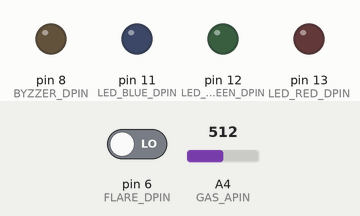
Bench run of a sketch on a simulated Arduino Uno, built with avr-gcc and run on an emulated ATmega328P. On the bench: output pins drawn as LEDs (lit = HIGH). The inputs (shaded band) are chosen by the test bench; at power-on: A4 (GAS_APIN) = 512, pin 6 (FLARE_DPIN) LOW. The modem accepts every AT command (registered, SIM ready, sends succeed) and sends nothing else; what the sketch prints to the serial monitor is not drawn.

Above: at 1.3 s.
1.4 s: A4 (GAS_APIN) set to 988
2.9 s: A4 (GAS_APIN) set to 1016
At 3.08 s:
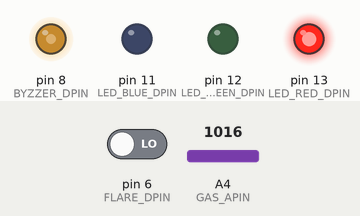
At 3.5 s:
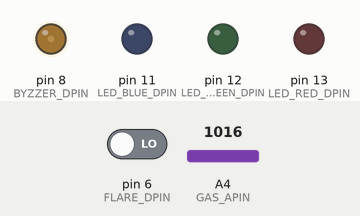
Timing chart, 0 to 32.2 s (numbered marks = the images above; inputs shaded):
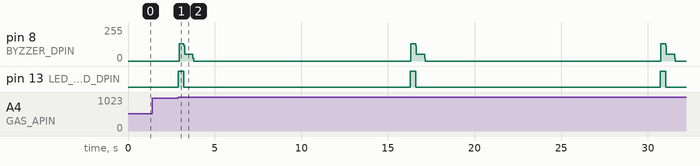

Measured:
- the behaviour switches between 999 and 1000 on A4 (GAS_APIN) (found by bisection; images 0 and 1)
- after the input at 1.4 s, every drawn part: stays the same
- after the input at 2.9 s, pin 8 (BYZZER_DPIN): 0/255 → 128/255 after 0.05 s, then repeats every 13.4 s: 115/255 0.04 s, 51/255 0.48 s, 19/255 0.04 s, 0/255 12.5 s, 128/255 0.28 s; pin 13 (LED_RED_DPIN): alternates HIGH for 0.32 s and LOW for 13.6 s, starting at once

The sketch:

arduino_kitchen.ino
```cpp
#include <Timer.h>
#include <SoftwareSerial.h>
#include <math.h>

// MARK: - Define
#define GAS_LIMIT 1000
#define SOUND_LIMIT_NIGHT 10
#define SOUND_LIMIT_MORNING 43
#define CDS_LIMIT_LIGHT 450
#define CHECK_GAS_M(X) X >= GAS_LIMIT ? true : false

// MARK: - Digital Pin
enum DigitalPin {
  FLARE_DPIN = 6,
  BYZZER_DPIN = 8,
  BUTTON_DPIN = 7,
  LED_RED_DPIN = 13,
  LED_GREEN_DPIN = 12,
  LED_BLUE_DPIN = 11,
};

// MARK: - Analog Pin
enum AnalogPin {
  TEMPERATURE_APIN = 5,
  GAS_APIN = 4,
  SOUND_APIN = 3,
  CDS_APIN = 2,
};

// MARK: - Standard Lux Value
enum StandardCDS {
  BAD_ROOM_CDS = 15,
  KITCHEN_CDS = 150,
  LIVING_ROOM_CDS = 60
};

typedef struct flag {
  bool flare_Flag = false;
  bool byzzer_Flag = false;
  bool hotTemp_Flag = false;
  bool gas_Flag = false;
  bool backup_Flag = false;
} CFlag;

// MARK: - Global Variable
CFlag currentState;
Timer sensorTimer;

// MARK: - ESP8266 Variable
SoftwareSerial esp8266_Serial = SoftwareSerial(2, 3);

void setup ()
{
  Serial.begin(9600);

  /* setting Esp8266 WIFI Serial Module */
  esp8266_Serial.begin(9600);
  settingESP8266(true);

  /* setting controls the digital IO foot buzzer */
  pinMode (BYZZER_DPIN, OUTPUT);

  /* setting controls the digital IO flare */
  pinMode(FLARE_DPIN, INPUT);

  /* setting controls the digital IO LED */
  pinMode(LED_RED_DPIN, OUTPUT);
  pinMode(LED_GREEN_DPIN, OUTPUT);
  pinMode(LED_BLUE_DPIN, OUTPUT);

  /* setting read the digital button */
  pinMode(BUTTON_DPIN, INPUT);

  /* setting Collect Sensor Date Timmer 300000 */
  sensorTimer.every(60000, collectSensorDate);
}

void loop ()
{
  // MARK: - Sensing fire flare Mehod
  senseFlare();

  // MARK: - Sensing gas Method
  senseGas();

  /*/ MARK: - Read Backup Button
  if (digitalRead(BUTTON_DPIN) == LOW) {
    currentState.backup_Flag = true;
    Serial.println("- Enable send to back-up server.");
  }*/

  // MARK: - Update Sensor Timer.
  sensorTimer.update();
}

// MARK: - Function
void collectSensorDate() {

  /* setting Analog Sound Timmer */
  int noise = senseAreaSound();

  /* setting Analog Temperature Timmer */
  int temputure = readingTemperatuer();

  /* setting Analog CDS Timmer */
  int brightness = collectCDS();

  /* Sending Data to Server Timmer */
  if (currentState.backup_Flag) {
    sendSensorData(temputure, brightness, noise);
  }
}

void senseFlare() {

  // MARK: Sensing Fire
  currentState.flare_Flag = digitalRead(FLARE_DPIN);

  if (currentState.flare_Flag) {
    Serial.println("Sensing Dangerous Fire Flare...");
    delay(10000);
    sendEmergentcyWarning(1);

    while ( (currentState.flare_Flag = digitalRead(FLARE_DPIN)) ) {
      // Speak Byzzer
      for (int i = 0; i < 80; i++) {
        digitalWrite (BYZZER_DPIN, HIGH); delay (1);  // Delay 1ms
        digitalWrite (BYZZER_DPIN, LOW);  delay (1);  // Delay 1ms
        digitalWrite (LED_RED_DPIN, HIGH); delay (1); // Delay 1ms
      }
      for (int i = 0; i < 100; i++) {
        digitalWrite (BYZZER_DPIN, HIGH); delay (2) ;// Delay 2ms
        digitalWrite (BYZZER_DPIN, LOW);  delay (2) ;// Delay 2ms
        digitalWrite (LED_RED_DPIN, LOW); delay (2); // Delay 2ms
      }
    }
  }
}

int senseAreaSound() {

  int rawValue = analogRead(SOUND_APIN);
  int db = (rawValue + 83.2073) / 11.003;

  if (db < SOUND_LIMIT_MORNING && db > SOUND_LIMIT_NIGHT) {
    digitalWrite (LED_RED_DPIN, HIGH);  digitalWrite (LED_GREEN_DPIN, HIGH); delay(2);
    digitalWrite (LED_RED_DPIN, LOW);   digitalWrite (LED_GREEN_DPIN, LOW);
    Serial.println("[Night] Current room dB vary high!!!");

  } else if (db > SOUND_LIMIT_MORNING) {
    digitalWrite (LED_BLUE_DPIN, HIGH);  digitalWrite (LED_GREEN_DPIN, HIGH); delay(2);
    digitalWrite (LED_BLUE_DPIN, LOW);   digitalWrite (LED_GREEN_DPIN, LOW);
    Serial.println("[Mornig] Current room dB vary high!!!");

  }

  Serial.print("Current dB Value: "); Serial.println(db);

  return db;
}

int senseGas() {

  int rawADC = analogRead(GAS_APIN);

    if (CHECK_GAS_M(rawADC)) {

      currentState.gas_Flag = true;
      while (currentState.gas_Flag) {

        if (CHECK_GAS_M(rawADC) == false) {
          currentState.gas_Flag = false;
        }

        for (int i = 0; i < 80; i++) {
          digitalWrite (BYZZER_DPIN, HIGH); delay (2);  // Delay 1ms
          digitalWrite (BYZZER_DPIN, LOW);  delay (1);  // Delay 1ms
          digitalWrite (LED_RED_DPIN, HIGH); delay (1); // Delay 1ms
        }
        for (int i = 0; i < 100; i++) {
          digitalWrite (BYZZER_DPIN, HIGH); delay (1); // Delay 2ms
          digitalWrite (BYZZER_DPIN, LOW);  delay (2); // Delay 2ms
          digitalWrite (LED_RED_DPIN, LOW); delay (2); // Delay 2ms
        }

         Serial.println("Current Danger GAS PPM!!!");
         delay(10000);
         sendEmergentcyWarning(3);
         Serial.print( analogRead(GAS_APIN) ); Serial.println("PPM");
      }
    }

    currentState.gas_Flag = false;
    return analogRead(GAS_APIN);
}

int readingTemperatuer() {

  int rawADC = analogRead(TEMPERATURE_APIN);

  double Temp;
  Temp = log(10000.0*((1024.0/rawADC-1)));
  Temp = 1 / (0.001129148 + (0.000234125 + (0.0000000876741 * Temp * Temp ))* Temp );
  Temp = Temp - 273.15;            // Convert Kelvin to Celcius
  //Temp = (Temp * 9.0)/ 5.0 + 32.0; // Celsius to Fahrenheit - comment out this line if you need Celsius

  int celsius = (Temp-32) / 1.8;
  if (celsius >= 40) {
      digitalWrite(LED_RED_DPIN, HIGH);
      digitalWrite(LED_BLUE_DPIN, HIGH);
      Serial.println("The temperature of the room is too hot now.");
  }

  Serial.print("- Current Tempuerature = "); Serial.print(celsius); Serial.println("℃");
  return celsius;
}

int collectCDS() {

  int cdsValue = analogRead(CDS_APIN);
  Serial.print("- Current CDS: "); Serial.print(cdsValue); Serial.println("[Lx]");

  if (cdsValue >= CDS_LIMIT_LIGHT) {
    Serial.println("The room is current brightness very dark. (TURN OFF)");
    return cdsValue;
  }

  if (BAD_ROOM_CDS >= cdsValue) {
    Serial.println("The bad room is current good brightness.");
  } else if (LIVING_ROOM_CDS >= cdsValue) {
    Serial.println("The living room is current good brightness.");
  } else if (KITCHEN_CDS >= cdsValue) {
    Serial.println("The kitchen is current good brightness.");
  }

  return cdsValue;
}

void settingESP8266(bool state) {

    // Setting ESP8266 Configuration
    esp8266_Serial.println("AT+RST\r");
    if ( esp8266_Serial.find("OK") ) {
      Serial.println("- ESP8266 module is operating success.");

      esp8266_Serial.println("AT+CIOBAUD?\r\n");
      esp8266_Serial.println("AT+CWMODE=3\r\n");
      esp8266_Serial.println("AT+CWJAP=\"YCY-Android-Note7\",\"1q2w3e4r!\"\r\n");
      esp8266_Serial.println("AT+CIPMUX=0\r\n");
      esp8266_Serial.println("AT+CIPSERVER=1,80\r\n");
    }
}
bool sendSensorData(int temp, int cmd, int noise) {
  Serial.println("send secction in");
  const String basic_serverURL = "coldy24.iptime.org";

  delay(10000);


if ( esp8266_Serial.find("OK") ) {
    Serial.println("- Main Server TCP Connection Ready.");


    String query;
    query.concat("GET /setKitchenData?TEMP=");  query.concat(temp);
    query.concat("&CMD=");                  query.concat(cmd);
    query.concat("&NOISE=");                query.concat(noise);
    query.concat("&FLARE=");                query.concat(currentState.flare_Flag);
    query.concat("&GAS=");                  query.concat(analogRead(GAS_APIN));     query.concat("\r\n");

    if ( esp8266_Serial.find(">") ) {
        delay(5000);
        Serial.println("- Please, Input GET Request Query.");
        esp8266_Serial.println(query);

        if ( esp8266_Serial.find("SEND OK") ) {
            Serial.println("- Success send server packet.");
          }
      esp8266_Serial.println("AT+CIPCLOSE\r");
      }
}

}


bool sendEmergentcyWarning(int code){
  Serial.println("emergency part in");
  if(!esp8266_Serial.find("OK")){
    const String serverURL = "coldy24.iptime.org";
    esp8266_Serial.println("AT+CIPSTART=\"TCP\",\"" + serverURL + "\",8080\r\n");
   }
  String emergency;
  if(code == 1){
    emergency = "ARDUINO:KITCHEN:EMERGENCY:FIRE";
  }else if(code == 2){
    emergency = "ARDUINO:KITCHEN:EMERGENCY:SOUND";
  }else if(code == 3){
    emergency = "ARDUINO:KITCHEN:EMERGENCY:GAS";
  }else if(code == 4){
   emergency = "ARDUINO:KITCHEN:EMERGENCY:TEMPERATURE";}
   else if(code == 5){
   emergency = "ARDUINO:KITCHEN:EMERGENCY:CDS";}

   delay(500);
   const String sendCommand = "AT+CIPSEND=";
   esp8266_Serial.print(sendCommand);
   esp8266_Serial.println (emergency.length());

  if ( esp8266_Serial.find(">") ) {
    delay(2000);
    Serial.println("- emergency." + emergency);
    esp8266_Serial.println(emergency);


    if ( esp8266_Serial.find("SEND OK") ) {
      Serial.println("- emergency Message send.");
    }
  }

}
```
